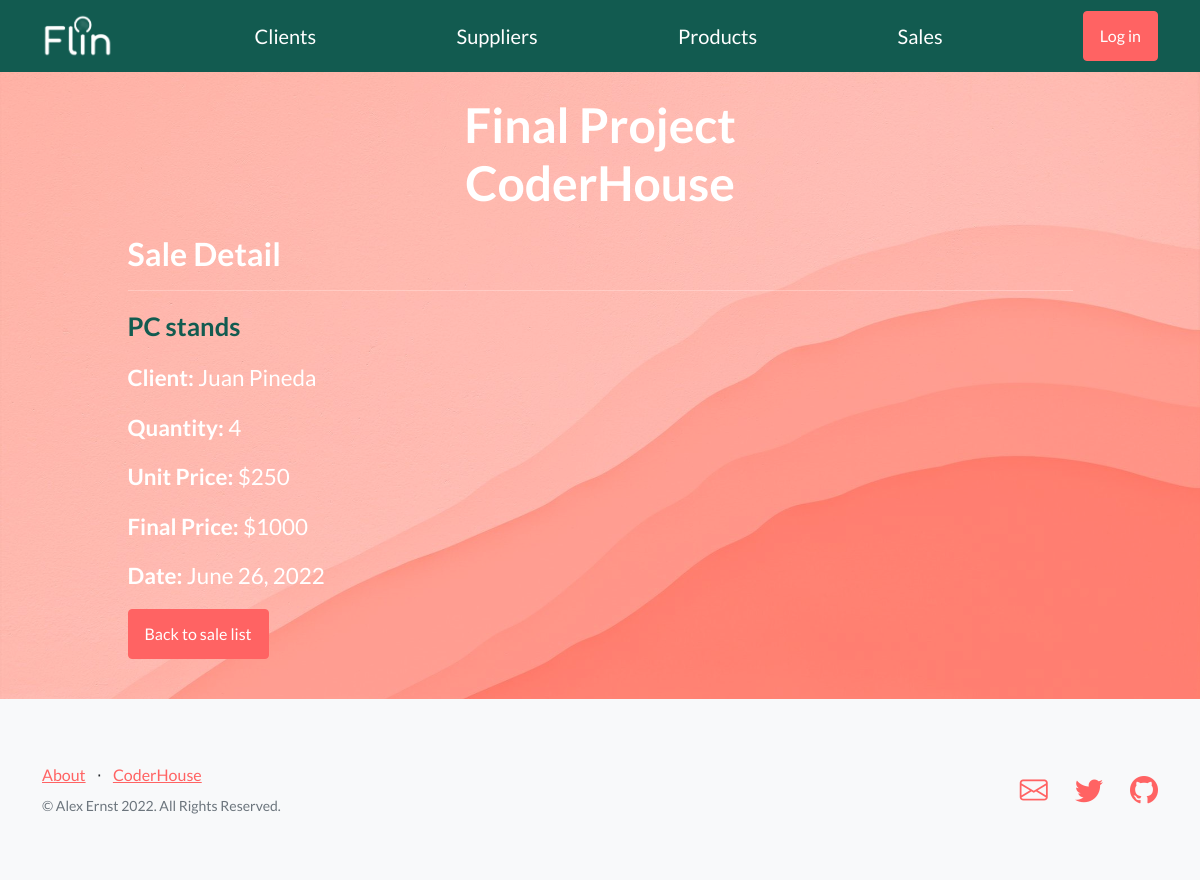
The page /sales/sale/1/detail on the database its author committed.
### sales/models.py (models this page shows)
class Sale(models.Model):
    client = models.CharField(max_length=40, default=' ')
    product = models.CharField(max_length=40, default=' ')
    unit_price = models.IntegerField(default=0)
    quantity = models.IntegerField(default=0)
    final_price = models.IntegerField(default=0)
    date = models.DateField(default="2000-01-01")

### sales/views.py (the view)
# urls.py: path('sale/<int:pk>/detail', views.SaleDetailView.as_view(), name='sale-detail'),
class SaleDetailView(DetailView):
    model = Sale
    template_name = "sales/sale_detail.html"

### sales/templates/sales/sale_detail.html (shortened to what this page needs)
{% extends "main/index.html" %}
{% load static %}
{% block content %}
<h2>Sale Detail</h2>
<hr>
<p style="color: #125B50; font-size:1.6em"><b>{{sale.product}}</b></p>
<p style="font-size:1.4em"><b>Client:</b> {{sale.client}}</p>
<p style="font-size:1.4em"><b>Quantity:</b> {{sale.quantity}}</p>
<p style="font-size:1.4em"><b>Unit Price:</b> ${{sale.unit_price}}</p>
<p style="font-size:1.4em"><b>Final Price:</b> ${{sale.final_price}}</p>
<p style="font-size:1.4em"><b>Date:</b> {{sale.date}}</p>
<p><a class="btn btn-primary" href="{% url 'sales:sale-list' %}">Back to sale list</a></p>
{% endblock %}

### rows shown on the page
Sale: product "PC stands", client "Juan Pineda", quantity "4", unit_price "250", final_price "1000", date "June 26, 2022"
